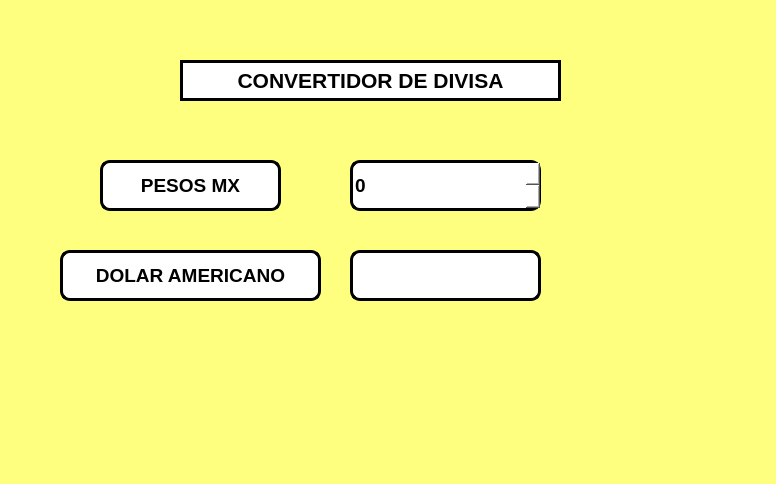
<?xml version="1.0" encoding="UTF-8"?>
<ui version="4.0">
 <class>MainWindow</class>
 <widget class="QMainWindow" name="MainWindow">
  <property name="geometry">
   <rect>
    <x>0</x>
    <y>0</y>
    <width>776</width>
    <height>484</height>
   </rect>
  </property>
  <property name="windowTitle">
   <string>MainWindow</string>
  </property>
  <property name="styleSheet">
   <string notr="true"> 
background-color: rgb(255, 255, 127);</string>
  </property>
  <widget class="QWidget" name="centralwidget">
   <widget class="QLabel" name="label_4">
    <property name="geometry">
     <rect>
      <x>180</x>
      <y>60</y>
      <width>381</width>
      <height>41</height>
     </rect>
    </property>
    <property name="font">
     <font>
      <family>Arial</family>
      <pointsize>16</pointsize>
      <weight>75</weight>
      <bold>true</bold>
     </font>
    </property>
    <property name="styleSheet">
     <string notr="true">background-color: rgb(255, 255, 255);
border: 3px solid black</string>
    </property>
    <property name="text">
     <string>CONVERTIDOR DE DIVISA</string>
    </property>
    <property name="alignment">
     <set>Qt::AlignCenter</set>
    </property>
   </widget>
   <widget class="QLabel" name="label">
    <property name="geometry">
     <rect>
      <x>100</x>
      <y>160</y>
      <width>181</width>
      <height>51</height>
     </rect>
    </property>
    <property name="font">
     <font>
      <pointsize>14</pointsize>
      <weight>75</weight>
      <bold>true</bold>
     </font>
    </property>
    <property name="styleSheet">
     <string notr="true">background-color: rgb(255, 255, 255);
border-radius: 10px;
border: 3px solid black
</string>
    </property>
    <property name="text">
     <string>PESOS MX</string>
    </property>
    <property name="alignment">
     <set>Qt::AlignCenter</set>
    </property>
   </widget>
   <widget class="QLabel" name="label_6">
    <property name="geometry">
     <rect>
      <x>60</x>
      <y>250</y>
      <width>261</width>
      <height>51</height>
     </rect>
    </property>
    <property name="font">
     <font>
      <pointsize>14</pointsize>
      <weight>75</weight>
      <bold>true</bold>
     </font>
    </property>
    <property name="styleSheet">
     <string notr="true">background-color: rgb(255, 255, 255);
border-radius: 10px;
border: 3px solid black
</string>
    </property>
    <property name="text">
     <string>DOLAR AMERICANO</string>
    </property>
    <property name="alignment">
     <set>Qt::AlignCenter</set>
    </property>
   </widget>
   <widget class="QLabel" name="label_dolar">
    <property name="geometry">
     <rect>
      <x>350</x>
      <y>250</y>
      <width>191</width>
      <height>51</height>
     </rect>
    </property>
    <property name="font">
     <font>
      <pointsize>14</pointsize>
      <weight>75</weight>
      <bold>true</bold>
     </font>
    </property>
    <property name="styleSheet">
     <string notr="true">background-color: rgb(255, 255, 255);
border-radius: 10px;
border: 3px solid black
</string>
    </property>
    <property name="text">
     <string/>
    </property>
    <property name="alignment">
     <set>Qt::AlignCenter</set>
    </property>
   </widget>
   <widget class="QSpinBox" name="spinBox">
    <property name="geometry">
     <rect>
      <x>350</x>
      <y>160</y>
      <width>191</width>
      <height>51</height>
     </rect>
    </property>
    <property name="font">
     <font>
      <pointsize>14</pointsize>
      <weight>75</weight>
      <bold>true</bold>
     </font>
    </property>
    <property name="styleSheet">
     <string notr="true">background-color: rgb(255, 255, 255);
border-radius: 10px;
border: 3px solid black
</string>
    </property>
   </widget>
   <widget class="QLabel" name="label_8">
    <property name="geometry">
     <rect>
      <x>590</x>
      <y>10</y>
      <width>161</width>
      <height>111</height>
     </rect>
    </property>
    <property name="styleSheet">
     <string notr="true"/>
    </property>
    <property name="text">
     <string/>
    </property>
    <property name="pixmap">
     <pixmap resource="../../Archivos/Recursos.qrc">:/Fotos/logoUAT.jpg</pixmap>
    </property>
    <property name="scaledContents">
     <bool>true</bool>
    </property>
   </widget>
   <widget class="QLabel" name="label_7">
    <property name="geometry">
     <rect>
      <x>10</x>
      <y>10</y>
      <width>151</width>
      <height>111</height>
     </rect>
    </property>
    <property name="styleSheet">
     <string notr="true"/>
    </property>
    <property name="text">
     <string/>
    </property>
    <property name="pixmap">
     <pixmap resource="../../Archivos/Recursos.qrc">:/Fotos/logofacultad.jpg</pixmap>
    </property>
    <property name="scaledContents">
     <bool>true</bool>
    </property>
   </widget>
   <widget class="QLabel" name="label_9">
    <property name="geometry">
     <rect>
      <x>600</x>
      <y>310</y>
      <width>161</width>
      <height>121</height>
     </rect>
    </property>
    <property name="styleSheet">
     <string notr="true"/>
    </property>
    <property name="text">
     <string/>
    </property>
    <property name="pixmap">
     <pixmap resource="../../Archivos/Recursos.qrc">:/Fotos/kirby buchon.jpg</pixmap>
    </property>
    <property name="scaledContents">
     <bool>true</bool>
    </property>
   </widget>
  </widget>
  <widget class="QMenuBar" name="menubar">
   <property name="geometry">
    <rect>
     <x>0</x>
     <y>0</y>
     <width>776</width>
     <height>26</height>
    </rect>
   </property>
  </widget>
  <widget class="QStatusBar" name="statusbar"/>
 </widget>
 <resources>
  <include location="../../Archivos/Recursos.qrc"/>
 </resources>
 <connections/>
</ui>
